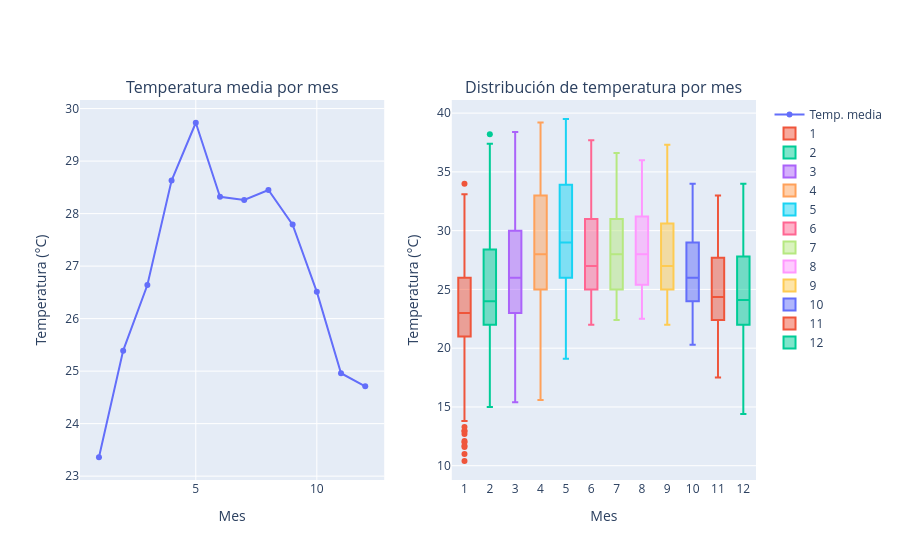

The cell this chart's notebook holds for it:
### Code cell
from plotly.subplots import make_subplots
import plotly.graph_objects as go

fig = make_subplots(rows=1, cols=2,
                    subplot_titles=('Temperatura media por mes',
                                    'Distribución de temperatura por mes'))

# Línea
fig.add_trace(
    go.Scatter(x=df_temp_mes['mes'], y=df_temp_mes['temp_media'],
            mode='lines+markers', name='Temp. media'),
    row=1, col=1
)

# Caja — una por cada mes
for mes in sorted(df['mes'].unique()):
    fig.add_trace(
        go.Box(y=df[df['mes'] == mes]['temp_bulbo_seco'],
            name=str(mes)),
        row=1, col=2
    )

fig.update_xaxes(title_text='Mes', row=1, col=1)
fig.update_yaxes(title_text='Temperatura (°C)', row=1, col=1)
fig.update_xaxes(title_text='Mes', row=1, col=2)
fig.update_yaxes(title_text='Temperatura (°C)', row=1, col=2)

fig.show()

### Figure 1 — Plotly figure (JSON) as saved in the notebook; plotly's stock layout.template omitted (floating-point values rounded to 4 significant figures; data arrays with more than 128 entries replaced by an {"elided": "..."} marker saying what was removed)
{"data": [{"mode": "lines+markers", "name": "Temp. media", "type": "scatter", "x": [1, 2, 3, 4, 5, 6, 7, 8, 9, 10, 11, 12], "xaxis": "x", "y": [23.36, 25.39, 26.64, 28.63, 29.73, 28.32, 28.26, 28.45, 27.79, 26.51, 24.96, 24.71], "yaxis": "y"}, {"name": "1", "type": "box", "xaxis": "x2", "y": {"elided": "744 float values"}, "yaxis": "y2"}, {"name": "2", "type": "box", "xaxis": "x2", "y": {"elided": "672 float values"}, "yaxis": "y2"}, {"name": "3", "type": "box", "xaxis": "x2", "y": {"elided": "744 float values"}, "yaxis": "y2"}, {"name": "4", "type": "box", "xaxis": "x2", "y": {"elided": "720 float values"}, "yaxis": "y2"}, {"name": "5", "type": "box", "xaxis": "x2", "y": {"elided": "744 float values"}, "yaxis": "y2"}, {"name": "6", "type": "box", "xaxis": "x2", "y": {"elided": "720 float values"}, "yaxis": "y2"}, {"name": "7", "type": "box", "xaxis": "x2", "y": {"elided": "744 float values"}, "yaxis": "y2"}, {"name": "8", "type": "box", "xaxis": "x2", "y": {"elided": "744 float values"}, "yaxis": "y2"}, {"name": "9", "type": "box", "xaxis": "x2", "y": {"elided": "720 float values"}, "yaxis": "y2"}, {"name": "10", "type": "box", "xaxis": "x2", "y": {"elided": "744 float values"}, "yaxis": "y2"}, {"name": "11", "type": "box", "xaxis": "x2", "y": {"elided": "720 float values"}, "yaxis": "y2"}, {"name": "12", "type": "box", "xaxis": "x2", "y": {"elided": "744 float values"}, "yaxis": "y2"}], "layout": {"annotations": [{"font": {"size": 16}, "showarrow": false, "text": "Temperatura media por mes", "x": 0.225, "xanchor": "center", "xref": "paper", "y": 1, "yanchor": "bottom", "yref": "paper"}, {"font": {"size": 16}, "showarrow": false, "text": "Distribución de temperatura por mes", "x": 0.775, "xanchor": "center", "xref": "paper", "y": 1, "yanchor": "bottom", "yref": "paper"}], "xaxis": {"anchor": "y", "domain": [0, 0.45], "title": {"text": "Mes"}}, "xaxis2": {"anchor": "y2", "domain": [0.55, 1], "title": {"text": "Mes"}}, "yaxis": {"anchor": "x", "domain": [0, 1], "title": {"text": "Temperatura (°C)"}}, "yaxis2": {"anchor": "x2", "domain": [0, 1], "title": {"text": "Temperatura (°C)"}}}}
